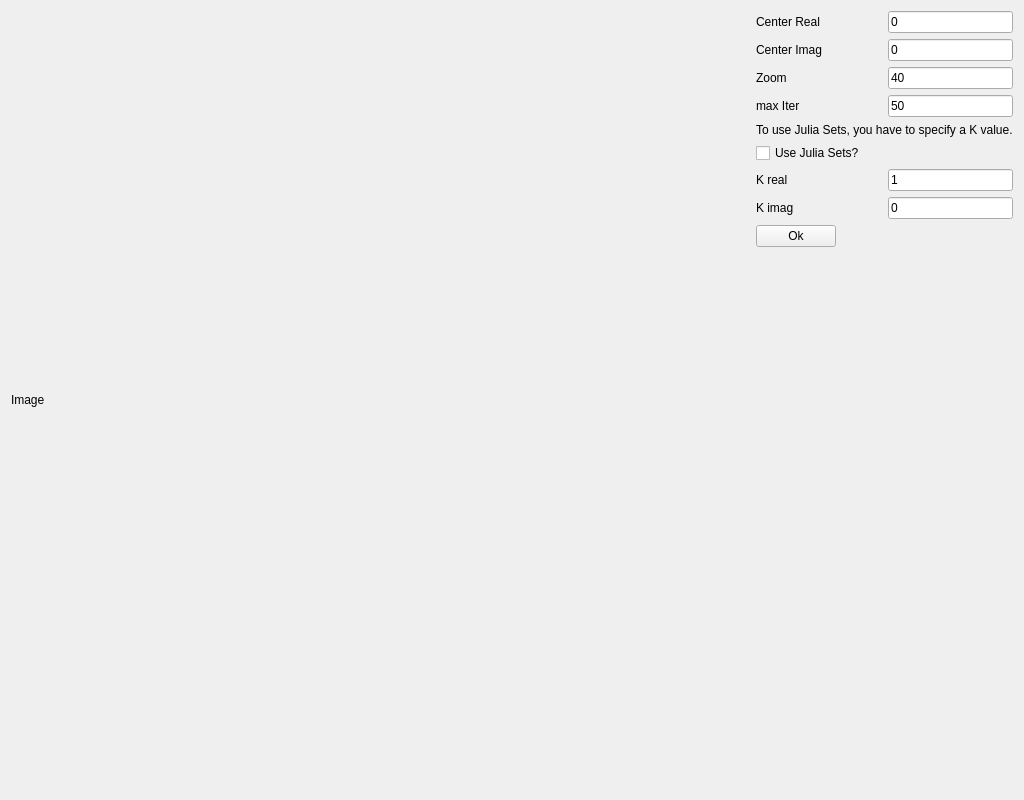
<?xml version="1.0" encoding="UTF-8"?>
<ui version="4.0">
 <class>MainWindow</class>
 <widget class="QMainWindow" name="MainWindow">
  <property name="geometry">
   <rect>
    <x>0</x>
    <y>0</y>
    <width>1024</width>
    <height>800</height>
   </rect>
  </property>
  <property name="windowTitle">
   <string>Mandelbrot Set Viewer</string>
  </property>
  <widget class="QWidget" name="centralWidget">
   <layout class="QHBoxLayout" name="horizontalLayout_9">
    <item>
     <layout class="QHBoxLayout" name="horizontalLayout_8">
      <property name="sizeConstraint">
       <enum>QLayout::SetNoConstraint</enum>
      </property>
      <item>
       <widget class="QLabel" name="label">
        <property name="enabled">
         <bool>true</bool>
        </property>
        <property name="sizePolicy">
         <sizepolicy hsizetype="Ignored" vsizetype="Ignored">
          <horstretch>0</horstretch>
          <verstretch>0</verstretch>
         </sizepolicy>
        </property>
        <property name="text">
         <string>Image</string>
        </property>
        <property name="scaledContents">
         <bool>false</bool>
        </property>
       </widget>
      </item>
      <item>
       <layout class="QVBoxLayout" name="verticalLayout">
        <property name="sizeConstraint">
         <enum>QLayout::SetMinimumSize</enum>
        </property>
        <item>
         <layout class="QHBoxLayout" name="horizontalLayout">
          <item>
           <widget class="QLabel" name="label_2">
            <property name="text">
             <string>Center Real</string>
            </property>
           </widget>
          </item>
          <item>
           <widget class="QLineEdit" name="cenX">
            <property name="sizePolicy">
             <sizepolicy hsizetype="Minimum" vsizetype="Fixed">
              <horstretch>0</horstretch>
              <verstretch>0</verstretch>
             </sizepolicy>
            </property>
            <property name="text">
             <string>0</string>
            </property>
           </widget>
          </item>
         </layout>
        </item>
        <item>
         <layout class="QHBoxLayout" name="horizontalLayout_2">
          <item>
           <widget class="QLabel" name="label_3">
            <property name="text">
             <string>Center Imag</string>
            </property>
           </widget>
          </item>
          <item>
           <widget class="QLineEdit" name="cenY">
            <property name="sizePolicy">
             <sizepolicy hsizetype="Minimum" vsizetype="Fixed">
              <horstretch>0</horstretch>
              <verstretch>0</verstretch>
             </sizepolicy>
            </property>
            <property name="text">
             <string>0</string>
            </property>
           </widget>
          </item>
         </layout>
        </item>
        <item>
         <layout class="QHBoxLayout" name="horizontalLayout_3">
          <item>
           <widget class="QLabel" name="label_4">
            <property name="text">
             <string>Zoom</string>
            </property>
           </widget>
          </item>
          <item>
           <widget class="QLineEdit" name="zoom">
            <property name="sizePolicy">
             <sizepolicy hsizetype="Minimum" vsizetype="Fixed">
              <horstretch>0</horstretch>
              <verstretch>0</verstretch>
             </sizepolicy>
            </property>
            <property name="text">
             <string>40</string>
            </property>
           </widget>
          </item>
         </layout>
        </item>
        <item>
         <layout class="QHBoxLayout" name="horizontalLayout_5">
          <item>
           <widget class="QLabel" name="label_6">
            <property name="text">
             <string>max Iter</string>
            </property>
           </widget>
          </item>
          <item>
           <widget class="QLineEdit" name="maxIter">
            <property name="sizePolicy">
             <sizepolicy hsizetype="Minimum" vsizetype="Fixed">
              <horstretch>0</horstretch>
              <verstretch>0</verstretch>
             </sizepolicy>
            </property>
            <property name="text">
             <string>50</string>
            </property>
           </widget>
          </item>
         </layout>
        </item>
        <item>
         <widget class="QLabel" name="label_9">
          <property name="text">
           <string>To use Julia Sets, you have to specify a K value.</string>
          </property>
         </widget>
        </item>
        <item>
         <widget class="QCheckBox" name="checkBox">
          <property name="text">
           <string>Use Julia Sets?</string>
          </property>
         </widget>
        </item>
        <item>
         <layout class="QHBoxLayout" name="horizontalLayout_6">
          <item>
           <widget class="QLabel" name="label_7">
            <property name="text">
             <string>K real</string>
            </property>
           </widget>
          </item>
          <item>
           <widget class="QLineEdit" name="Kr">
            <property name="sizePolicy">
             <sizepolicy hsizetype="Minimum" vsizetype="Fixed">
              <horstretch>0</horstretch>
              <verstretch>0</verstretch>
             </sizepolicy>
            </property>
            <property name="text">
             <string>1</string>
            </property>
           </widget>
          </item>
         </layout>
        </item>
        <item>
         <layout class="QHBoxLayout" name="horizontalLayout_7">
          <item>
           <widget class="QLabel" name="label_8">
            <property name="text">
             <string>K imag</string>
            </property>
           </widget>
          </item>
          <item>
           <widget class="QLineEdit" name="Ki">
            <property name="sizePolicy">
             <sizepolicy hsizetype="Minimum" vsizetype="Fixed">
              <horstretch>0</horstretch>
              <verstretch>0</verstretch>
             </sizepolicy>
            </property>
            <property name="text">
             <string>0</string>
            </property>
           </widget>
          </item>
         </layout>
        </item>
        <item>
         <widget class="QPushButton" name="pushButton">
          <property name="sizePolicy">
           <sizepolicy hsizetype="Fixed" vsizetype="Fixed">
            <horstretch>0</horstretch>
            <verstretch>0</verstretch>
           </sizepolicy>
          </property>
          <property name="text">
           <string>Ok</string>
          </property>
         </widget>
        </item>
        <item>
         <spacer name="verticalSpacer">
          <property name="orientation">
           <enum>Qt::Vertical</enum>
          </property>
          <property name="sizeHint" stdset="0">
           <size>
            <width>20</width>
            <height>40</height>
           </size>
          </property>
         </spacer>
        </item>
       </layout>
      </item>
     </layout>
    </item>
   </layout>
  </widget>
 </widget>
 <layoutdefault spacing="6" margin="11"/>
 <resources/>
 <connections/>
</ui>
